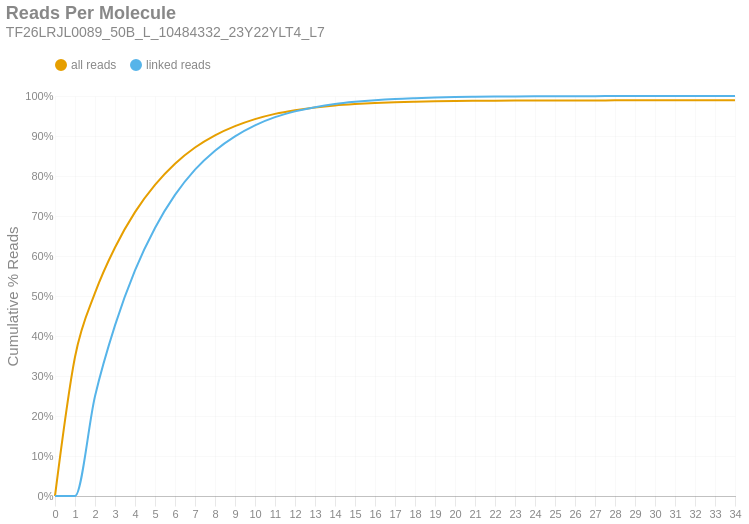

Notebook code cell kept with this figure:
### Markdown cell above
### Reads per Molecule
This chart shows the cumulative distribution of the number of reads per linked molecule. That is, how many alignments are associated with a unique molecule. This excludes the number of reads associated with invalid or absent linked-read barcodes. The `linked` histogram is the percentages recalculated when disregarding singletons.

### Code cell
if SKIPLR:
    print_html(f"Skipped")
else:
    counts = np.bincount(valids['reads'].cast(pl.Int64).to_numpy())
    weighted = counts * np.arange(len(counts))
    all_perc = weighted / n_reads
    linked_perc = weighted / n_linked_reads
    linked_perc[1] = 0
    binned_df = pl.DataFrame({
        'readsper': list(range(len(counts))),
        'all reads (cumsum)': np.cumsum(all_perc).tolist(),
        'linked reads (cumsum)': np.cumsum(linked_perc).tolist(),
    })

    with SafeRender(binned_df):
        (
            density_plot(binned_df, 'Reads Per Molecule', samplename, 'readspmol')
            .encode(
                x=alt.X('readsper:O', title=None).axis(labelAngle=0).scale(padding=0),
                y=alt.Y('value:Q', title='Cumulative % Reads').axis(format='%').stack(False),
                color=alt.Color("key:N").scale(domain=["all reads", "linked reads"]),
                tooltip=[
                    alt.Tooltip("key:N", title="Data Type"),
                    alt.Tooltip("readsper:O", title="Reads Per Molecule"),
                    alt.Tooltip("value:Q", format=".2%", title="% Reads (Cum.)")
                ]            
            )
        ).display()

### Figure 1 — Vega-Lite specification as saved in the notebook (floating-point values rounded to 4 significant figures)
{"width": "container", "height": 400, "config": {"title": {"anchor": "start", "dy": -15, "fontSize": 18, "color": "#888888", "subtitleColor": "#888888", "subtitleFontSize": 14}, "arc": {"fill": "#0072B2"}, "axis": {"domainColor": "#888888", "domainWidth": 0.5, "gridWidth": 0.2, "grid": false, "titleFontWeight": 400, "titleFontSize": 15, "labelFontSize": 11, "labelColor": "#888888", "tickColor": "#888888", "tickWidth": 0.2, "titleColor": "#888888"}, "axisBand": {"grid": false}, "axisX": {"grid": true, "tickSize": 10, "domainCap": "round"}, "axisY": {"domain": false, "grid": true, "tickSize": 0, "domainCap": "round"}, "background": "transparent", "header": {"labelFontSize": 15, "labelColor": "#888888", "titleFontSize": 15, "titleFontWeight": 600, "titleColor": "#888888"}, "legend": {"labelFont": "sans-serif", "labelFontSize": 12, "labelColor": "#888888", "symbolSize": 100, "symbolType": "circle", "titleFontSize": 12, "titlePadding": 10, "titleColor": "#888888", "title": null, "orient": "top"}, "range": {"category": ["#E69F00", "#56B4E9", "#009E73", "#F0E442", "#0072B2", "#D55E00", "#CC79A7", "#000000"], "diverging": ["#cfe8f3", "#a2d4ec", "#73bfe2", "#46abdb", "#1696d2", "#12719e"]}, "area": {"fill": "#0072B2", "fillOpacity": 0.7, "line": true, "strokeOpacity": 0.7}, "line": {"color": "#0072B2", "stroke": "#0072B2", "strokeWidth": 2}, "trail": {"color": "#0072B2", "stroke": "#0072B2", "strokeWidth": 0, "size": 1}, "point": {"filled": true, "fillOpacity": 1.0, "size": 95}, "text": {"color": "#888888", "fontSize": 11, "align": "right", "fontWeight": 400, "size": 11}, "bar": {"fill": "#0072B2", "stroke": null}, "view": {"stroke": null, "continuousWidth": 660, "continuousHeight": 400}}, "data": {"name": "data-aaadf748e8c0b8dd0fb7abdc85f21ccd"}, "mark": {"type": "line", "interpolate": "monotone", "point": {"opacity": 0, "size": 275}}, "encoding": {"color": {"field": "key", "scale": {"domain": ["all reads", "linked reads"]}, "type": "nominal"}, "tooltip": [{"field": "key", "title": "Data Type", "type": "nominal"}, {"field": "readsper", "title": "Reads Per Molecule", "type": "ordinal"}, {"field": "value", "format": ".2%", "title": "% Reads (Cum.)", "type": "quantitative"}], "x": {"axis": {"labelAngle": 0}, "field": "readsper", "scale": {"padding": 0}, "title": null, "type": "ordinal"}, "y": {"axis": {"format": "%"}, "field": "value", "stack": false, "title": "Cumulative % Reads", "type": "quantitative"}}, "params": [{"name": "param_c36ac31b6afebe62", "select": {"type": "point", "fields": ["key"]}, "bind": "legend"}], "title": {"text": "Reads Per Molecule", "subtitle": "TF26LRJL0089_50B_L_10484332_23Y22YLT4_L7"}, "transform": [{"fold": ["all reads (cumsum)", "linked reads (cumsum)"]}, {"calculate": "replace(datum.key, ' (cumsum)', '')", "as": "key"}, {"filter": {"param": "param_c36ac31b6afebe62"}}], "usermeta": {"embedOptions": {"downloadFileName": "TF26LRJL0089_50B_L_10484332_23Y22YLT4_L7.readspmol"}}, "$schema": "https://vega.github.io/schema/vega-lite/v6.4.1.json", "datasets": {"data-aaadf748e8c0b8dd0fb7abdc85f21ccd": [{"readsper": 0, "all reads (cumsum)": 0.0, "linked reads (cumsum)": 0.0}, {"readsper": 1, "all reads (cumsum)": 0.3477, "linked reads (cumsum)": 0.0}, {"readsper": 2, "all reads (cumsum)": 0.5076, "linked reads (cumsum)": 0.2493}, {"readsper": 3, "all reads (cumsum)": 0.6213, "linked reads (cumsum)": 0.4266}, {"readsper": 4, "all reads (cumsum)": 0.7097, "linked reads (cumsum)": 0.5642}, {"readsper": 5, "all reads (cumsum)": 0.7776, "linked reads (cumsum)": 0.6702}, {"readsper": 6, "all reads (cumsum)": 0.8306, "linked reads (cumsum)": 0.7527}, {"readsper": 7, "all reads (cumsum)": 0.8711, "linked reads (cumsum)": 0.8159}, {"readsper": 8, "all reads (cumsum)": 0.9016, "linked reads (cumsum)": 0.8633}, {"readsper": 9, "all reads (cumsum)": 0.9245, "linked reads (cumsum)": 0.8991}, {"readsper": 10, "all reads (cumsum)": 0.9421, "linked reads (cumsum)": 0.9266}, {"readsper": 11, "all reads (cumsum)": 0.9553, "linked reads (cumsum)": 0.9471}, {"readsper": 12, "all reads (cumsum)": 0.9646, "linked reads (cumsum)": 0.9615}, {"readsper": 13, "all reads (cumsum)": 0.9714, "linked reads (cumsum)": 0.9721}, {"readsper": 14, "all reads (cumsum)": 0.9764, "linked reads (cumsum)": 0.98}, {"readsper": 15, "all reads (cumsum)": 0.9799, "linked reads (cumsum)": 0.9854}, {"readsper": 16, "all reads (cumsum)": 0.9826, "linked reads (cumsum)": 0.9896}, {"readsper": 17, "all reads (cumsum)": 0.9845, "linked reads (cumsum)": 0.9927}, {"readsper": 18, "all reads (cumsum)": 0.9858, "linked reads (cumsum)": 0.9946}, {"readsper": 19, "all reads (cumsum)": 0.9868, "linked reads (cumsum)": 0.9962}, {"readsper": 20, "all reads (cumsum)": 0.9876, "linked reads (cumsum)": 0.9974}, {"readsper": 21, "all reads (cumsum)": 0.988, "linked reads (cumsum)": 0.9981}, {"readsper": 22, "all reads (cumsum)": 0.9884, "linked reads (cumsum)": 0.9987}, {"readsper": 23, "all reads (cumsum)": 0.9886, "linked reads (cumsum)": 0.999}, {"readsper": 24, "all reads (cumsum)": 0.9888, "linked reads (cumsum)": 0.9993}, {"readsper": 25, "all reads (cumsum)": 0.9889, "linked reads (cumsum)": 0.9995}, {"readsper": 26, "all reads (cumsum)": 0.989, "linked reads (cumsum)": 0.9996}, {"readsper": 27, "all reads (cumsum)": 0.989, "linked reads (cumsum)": 0.9997}, {"readsper": 28, "all reads (cumsum)": 0.9891, "linked reads (cumsum)": 0.9998}, {"readsper": 29, "all reads (cumsum)": 0.9891, "linked reads (cumsum)": 0.9998}, {"readsper": 30, "all reads (cumsum)": 0.9891, "linked reads (cumsum)": 0.9998}, {"readsper": 31, "all reads (cumsum)": 0.9892, "linked reads (cumsum)": 0.9999}, {"readsper": 32, "all reads (cumsum)": 0.9892, "linked reads (cumsum)": 0.9999}, {"readsper": 33, "all reads (cumsum)": 0.9892, "linked reads (cumsum)": 1.0}, {"readsper": 34, "all reads (cumsum)": 0.9892, "linked reads (cumsum)": 1.0}]}}
